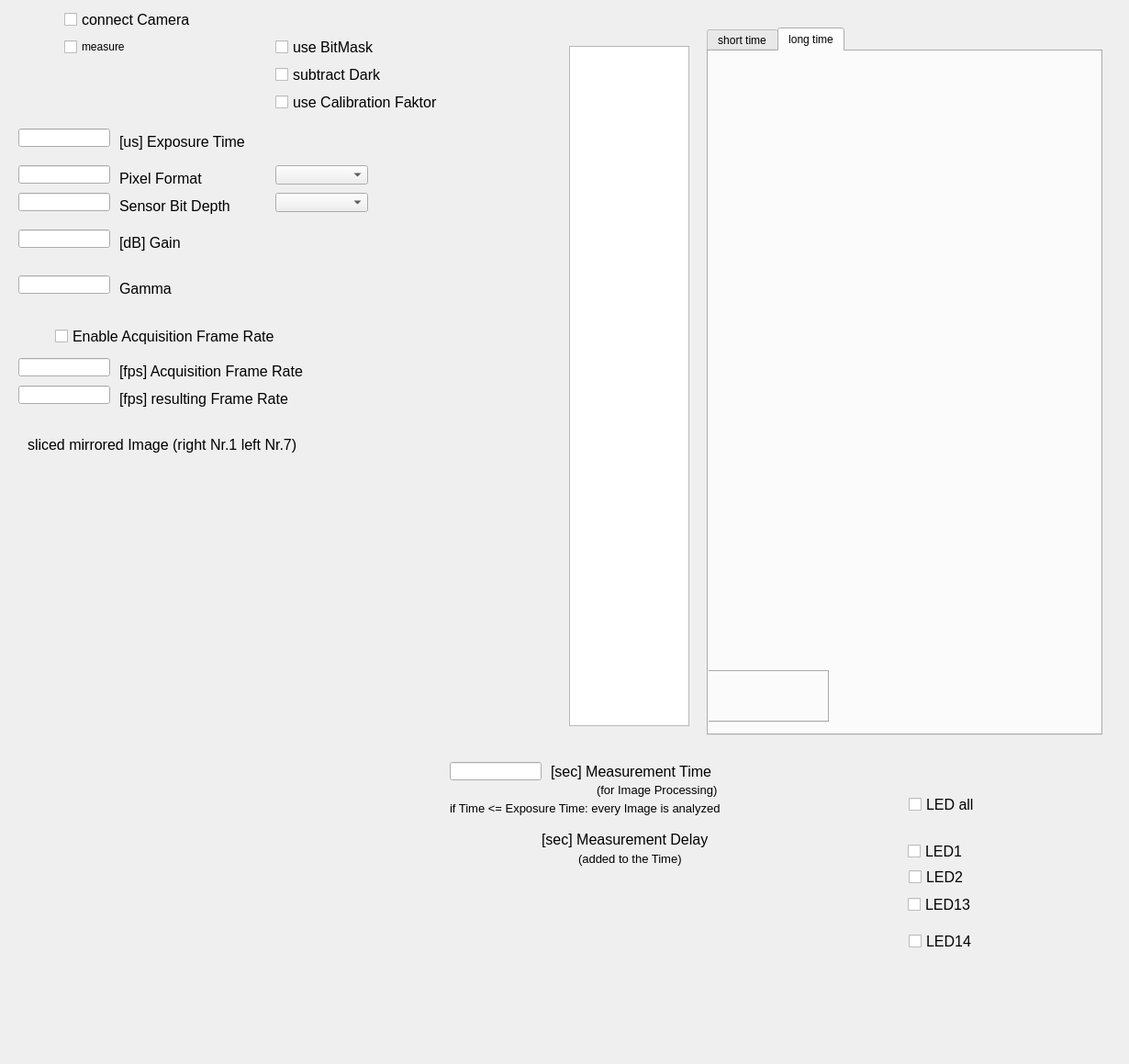
<?xml version="1.0" encoding="UTF-8"?>
<ui version="4.0">
 <author>Anna</author>
 <class>Dialog</class>
 <widget class="QDialog" name="Dialog">
  <property name="geometry">
   <rect>
    <x>0</x>
    <y>0</y>
    <width>1230</width>
    <height>1159</height>
   </rect>
  </property>
  <property name="windowTitle">
   <string>Dialog</string>
  </property>
  <property name="autoFillBackground">
   <bool>true</bool>
  </property>
  <widget class="caTable" name="catable">
   <property name="geometry">
    <rect>
     <x>620</x>
     <y>50</y>
     <width>131</width>
     <height>741</height>
    </rect>
   </property>
   <property name="channels" stdset="0">
    <string>ARIDI-BLM01:LOSS1;ARIDI-BLM01:LOSS2;ARIDI-BLM01:LOSS3;ARIDI-BLM01:LOSS4;ARIDI-BLM01:LOSS5;ARIDI-BLM01:LOSS6;ARIDI-BLM01:LOSS7;ARIDI-BLM01:LOSS8;ARIDI-BLM01:LOSS9;ARIDI-BLM01:LOSS10;ARIDI-BLM01:LOSS11;ARIDI-BLM01:LOSS12;ARIDI-BLM01:LOSS13;ARIDI-BLM01:LOSS14;ARIDI-BLM01:LOSS15;ARIDI-BLM01:LOSS16;ARIDI-BLM01:LOSS17;ARIDI-BLM01:LOSS18;ARIDI-BLM01:LOSS19;ARIDI-BLM01:LOSS20;ARIDI-BLM01:LOSS21;ARIDI-BLM01:LOSS22;ARIDI-BLM01:LOSS23;ARIDI-BLM01:LOSS24;ARIDI-BLM01:LOSS25;ARIDI-BLM01:LOSS26;ARIDI-BLM01:LOSS27;ARIDI-BLM01:LOSS28</string>
   </property>
   <property name="columnSizes">
    <string notr="true">7x4</string>
   </property>
  </widget>
  <widget class="caLed" name="caled_6">
   <property name="geometry">
    <rect>
     <x>958</x>
     <y>970</y>
     <width>31</width>
     <height>30</height>
    </rect>
   </property>
   <property name="channel" stdset="0">
    <string notr="true">ARIDI-BLM01:LED13</string>
   </property>
  </widget>
  <widget class="caToggleButton" name="catogglebutton_6">
   <property name="geometry">
    <rect>
     <x>989</x>
     <y>970</y>
     <width>81</width>
     <height>30</height>
    </rect>
   </property>
   <property name="font">
    <font>
     <pointsize>12</pointsize>
    </font>
   </property>
   <property name="text">
    <string>LED13</string>
   </property>
   <property name="channel" stdset="0">
    <string notr="true">ARIDI-BLM01:LED13</string>
   </property>
   <property name="fontScaleMode" stdset="0">
    <enum>caToggleButton::None</enum>
   </property>
  </widget>
  <widget class="caLed" name="caled_5">
   <property name="geometry">
    <rect>
     <x>960</x>
     <y>911</y>
     <width>31</width>
     <height>34</height>
    </rect>
   </property>
   <property name="channel" stdset="0">
    <string notr="true">ARIDI-BLM01:LED1</string>
   </property>
  </widget>
  <widget class="caToggleButton" name="catogglebutton_5">
   <property name="geometry">
    <rect>
     <x>989</x>
     <y>910</y>
     <width>80</width>
     <height>34</height>
    </rect>
   </property>
   <property name="font">
    <font>
     <pointsize>12</pointsize>
    </font>
   </property>
   <property name="text">
    <string>LED1</string>
   </property>
   <property name="channel" stdset="0">
    <string notr="true">ARIDI-BLM01:LED1</string>
   </property>
   <property name="fontScaleMode" stdset="0">
    <enum>caToggleButton::None</enum>
   </property>
  </widget>
  <widget class="caLed" name="caled_7">
   <property name="geometry">
    <rect>
     <x>960</x>
     <y>861</y>
     <width>31</width>
     <height>32</height>
    </rect>
   </property>
   <property name="channel" stdset="0">
    <string notr="true">ARIDI-BLM01:LEDall</string>
   </property>
  </widget>
  <widget class="caToggleButton" name="catogglebutton_7">
   <property name="geometry">
    <rect>
     <x>990</x>
     <y>860</y>
     <width>92</width>
     <height>32</height>
    </rect>
   </property>
   <property name="font">
    <font>
     <pointsize>12</pointsize>
    </font>
   </property>
   <property name="mouseTracking">
    <bool>true</bool>
   </property>
   <property name="acceptDrops">
    <bool>false</bool>
   </property>
   <property name="text">
    <string>LED all</string>
   </property>
   <property name="channel" stdset="0">
    <string notr="true">ARIDI-BLM01:LEDall</string>
   </property>
   <property name="fontScaleMode" stdset="0">
    <enum>caToggleButton::None</enum>
   </property>
  </widget>
  <widget class="caToggleButton" name="catogglebutton_3">
   <property name="geometry">
    <rect>
     <x>70</x>
     <y>40</y>
     <width>91</width>
     <height>22</height>
    </rect>
   </property>
   <property name="text">
    <string>measure</string>
   </property>
   <property name="channel" stdset="0">
    <string notr="true">ARIDI-BLM01:CAM-measure</string>
   </property>
   <property name="fontScaleMode" stdset="0">
    <enum>caToggleButton::None</enum>
   </property>
  </widget>
  <widget class="caLed" name="caled_3">
   <property name="geometry">
    <rect>
     <x>30</x>
     <y>6</y>
     <width>30</width>
     <height>30</height>
    </rect>
   </property>
   <property name="channel" stdset="0">
    <string notr="true">ARIDI-BLM01:isConnected</string>
   </property>
  </widget>
  <widget class="caLed" name="caled_4">
   <property name="geometry">
    <rect>
     <x>30</x>
     <y>35</y>
     <width>30</width>
     <height>30</height>
    </rect>
   </property>
   <property name="channel" stdset="0">
    <string notr="true">ARIDI-BLM01:CAM-isMeasuring</string>
   </property>
  </widget>
  <widget class="caToggleButton" name="catogglebutton_4">
   <property name="geometry">
    <rect>
     <x>70</x>
     <y>10</y>
     <width>161</width>
     <height>22</height>
    </rect>
   </property>
   <property name="font">
    <font>
     <pointsize>12</pointsize>
    </font>
   </property>
   <property name="autoFillBackground">
    <bool>true</bool>
   </property>
   <property name="text">
    <string>connect Camera</string>
   </property>
   <property name="channel" stdset="0">
    <string notr="true">ARIDI-BLM01:connect</string>
   </property>
   <property name="fontScaleMode" stdset="0">
    <enum>caToggleButton::None</enum>
   </property>
  </widget>
  <widget class="caNumeric" name="canumeric_2">
   <property name="geometry">
    <rect>
     <x>300</x>
     <y>130</y>
     <width>111</width>
     <height>41</height>
    </rect>
   </property>
   <property name="integerDigits" stdset="0">
    <number>8</number>
   </property>
   <property name="decimalDigits" stdset="0">
    <number>0</number>
   </property>
   <property name="channel" stdset="0">
    <string notr="true">ARIDI-BLM01:CAM-EXPT</string>
   </property>
   <property name="limitsMode">
    <enum>caNumeric::User</enum>
   </property>
   <property name="maxValue">
    <double>20000000.000000000000000</double>
   </property>
   <property name="minValue">
    <double>0.000000000000000</double>
   </property>
  </widget>
  <widget class="caMenu" name="camenu_2">
   <property name="geometry">
    <rect>
     <x>300</x>
     <y>180</y>
     <width>101</width>
     <height>21</height>
    </rect>
   </property>
   <property name="editable">
    <bool>false</bool>
   </property>
   <property name="channel" stdset="0">
    <string notr="true">ARIDI-BLM01:CAM-Pformat</string>
   </property>
   <property name="channelMask" stdset="0">
    <string notr="true"/>
   </property>
   <property name="labelDisplay">
    <bool>false</bool>
   </property>
  </widget>
  <widget class="caMenu" name="camenu_3">
   <property name="geometry">
    <rect>
     <x>300</x>
     <y>210</y>
     <width>101</width>
     <height>21</height>
    </rect>
   </property>
   <property name="editable">
    <bool>false</bool>
   </property>
   <property name="frame">
    <bool>true</bool>
   </property>
   <property name="channel" stdset="0">
    <string notr="true">ARIDI-BLM01:CAM-SenBitD</string>
   </property>
   <property name="channelMask" stdset="0">
    <string notr="true"/>
   </property>
   <property name="labelDisplay">
    <bool>false</bool>
   </property>
  </widget>
  <widget class="caLabel" name="calabel">
   <property name="geometry">
    <rect>
     <x>130</x>
     <y>180</y>
     <width>111</width>
     <height>28</height>
    </rect>
   </property>
   <property name="font">
    <font>
     <pointsize>12</pointsize>
    </font>
   </property>
   <property name="text">
    <string>Pixel Format</string>
   </property>
   <property name="alignment">
    <set>Qt::AlignLeading|Qt::AlignLeft|Qt::AlignVCenter</set>
   </property>
   <property name="fontScaleMode">
    <enum>ESimpleLabel::None</enum>
   </property>
  </widget>
  <widget class="caLabel" name="calabel_2">
   <property name="geometry">
    <rect>
     <x>130</x>
     <y>210</y>
     <width>161</width>
     <height>28</height>
    </rect>
   </property>
   <property name="font">
    <font>
     <pointsize>12</pointsize>
    </font>
   </property>
   <property name="text">
    <string>Sensor Bit Depth</string>
   </property>
   <property name="alignment">
    <set>Qt::AlignLeading|Qt::AlignLeft|Qt::AlignVCenter</set>
   </property>
   <property name="fontScaleMode">
    <enum>ESimpleLabel::None</enum>
   </property>
  </widget>
  <widget class="caLabel" name="calabel_3">
   <property name="geometry">
    <rect>
     <x>130</x>
     <y>140</y>
     <width>171</width>
     <height>28</height>
    </rect>
   </property>
   <property name="font">
    <font>
     <pointsize>12</pointsize>
    </font>
   </property>
   <property name="text">
    <string>[us] Exposure Time</string>
   </property>
   <property name="alignment">
    <set>Qt::AlignLeading|Qt::AlignLeft|Qt::AlignVCenter</set>
   </property>
   <property name="fontScaleMode">
    <enum>ESimpleLabel::None</enum>
   </property>
  </widget>
  <widget class="caLineEdit" name="calineedit_4">
   <property name="geometry">
    <rect>
     <x>20</x>
     <y>210</y>
     <width>100</width>
     <height>20</height>
    </rect>
   </property>
   <property name="readOnly">
    <bool>true</bool>
   </property>
   <property name="channel" stdset="0">
    <string notr="true">ARIDI-BLM01:CAM-SenBitD</string>
   </property>
   <property name="framePresent" stdset="0">
    <bool>false</bool>
   </property>
   <property name="unitsEnabled">
    <bool>false</bool>
   </property>
  </widget>
  <widget class="caLineEdit" name="calineedit_5">
   <property name="geometry">
    <rect>
     <x>20</x>
     <y>180</y>
     <width>100</width>
     <height>20</height>
    </rect>
   </property>
   <property name="readOnly">
    <bool>true</bool>
   </property>
   <property name="channel" stdset="0">
    <string notr="true">ARIDI-BLM01:CAM-Pformat</string>
   </property>
   <property name="framePresent" stdset="0">
    <bool>false</bool>
   </property>
   <property name="unitsEnabled">
    <bool>false</bool>
   </property>
  </widget>
  <widget class="caLineEdit" name="calineedit_6">
   <property name="geometry">
    <rect>
     <x>20</x>
     <y>390</y>
     <width>100</width>
     <height>20</height>
    </rect>
   </property>
   <property name="readOnly">
    <bool>true</bool>
   </property>
   <property name="channel" stdset="0">
    <string notr="true">ARIDI-BLM01:CAM-acqFR</string>
   </property>
   <property name="framePresent" stdset="0">
    <bool>false</bool>
   </property>
   <property name="unitsEnabled">
    <bool>false</bool>
   </property>
  </widget>
  <widget class="caToggleButton" name="catogglebutton_9">
   <property name="geometry">
    <rect>
     <x>60</x>
     <y>350</y>
     <width>281</width>
     <height>32</height>
    </rect>
   </property>
   <property name="font">
    <font>
     <pointsize>12</pointsize>
    </font>
   </property>
   <property name="text">
    <string>Enable Acquisition Frame Rate</string>
   </property>
   <property name="channel" stdset="0">
    <string notr="true">ARIDI-BLM01:CAM-EacqFR</string>
   </property>
   <property name="fontScaleMode" stdset="0">
    <enum>caToggleButton::None</enum>
   </property>
  </widget>
  <widget class="caLabel" name="calabel_4">
   <property name="geometry">
    <rect>
     <x>130</x>
     <y>390</y>
     <width>241</width>
     <height>28</height>
    </rect>
   </property>
   <property name="font">
    <font>
     <pointsize>12</pointsize>
    </font>
   </property>
   <property name="layoutDirection">
    <enum>Qt::LeftToRight</enum>
   </property>
   <property name="text">
    <string>[fps] Acquisition Frame Rate</string>
   </property>
   <property name="alignment">
    <set>Qt::AlignLeading|Qt::AlignLeft|Qt::AlignVCenter</set>
   </property>
   <property name="fontScaleMode">
    <enum>ESimpleLabel::None</enum>
   </property>
  </widget>
  <widget class="caNumeric" name="canumeric_3">
   <property name="geometry">
    <rect>
     <x>370</x>
     <y>380</y>
     <width>121</width>
     <height>41</height>
    </rect>
   </property>
   <property name="integerDigits" stdset="0">
    <number>7</number>
   </property>
   <property name="channel" stdset="0">
    <string notr="true">ARIDI-BLM01:CAM-acqFR</string>
   </property>
   <property name="precisionMode">
    <enum>caNumeric::User</enum>
   </property>
   <property name="fixedFormat">
    <bool>true</bool>
   </property>
   <property name="maxValue">
    <double>1000000.000000000000000</double>
   </property>
   <property name="minValue">
    <double>0.000000000000000</double>
   </property>
  </widget>
  <widget class="caLineEdit" name="calineedit_7">
   <property name="geometry">
    <rect>
     <x>20</x>
     <y>420</y>
     <width>100</width>
     <height>20</height>
    </rect>
   </property>
   <property name="readOnly">
    <bool>true</bool>
   </property>
   <property name="channel" stdset="0">
    <string notr="true">ARIDI-BLM01:CAM-FR</string>
   </property>
   <property name="framePresent" stdset="0">
    <bool>false</bool>
   </property>
   <property name="unitsEnabled">
    <bool>false</bool>
   </property>
  </widget>
  <widget class="caLabel" name="calabel_5">
   <property name="geometry">
    <rect>
     <x>130</x>
     <y>420</y>
     <width>241</width>
     <height>28</height>
    </rect>
   </property>
   <property name="font">
    <font>
     <pointsize>12</pointsize>
    </font>
   </property>
   <property name="text">
    <string>[fps] resulting Frame Rate </string>
   </property>
   <property name="alignment">
    <set>Qt::AlignLeading|Qt::AlignLeft|Qt::AlignVCenter</set>
   </property>
   <property name="fontScaleMode">
    <enum>ESimpleLabel::None</enum>
   </property>
  </widget>
  <widget class="caLineEdit" name="calineedit_8">
   <property name="geometry">
    <rect>
     <x>20</x>
     <y>250</y>
     <width>100</width>
     <height>20</height>
    </rect>
   </property>
   <property name="readOnly">
    <bool>true</bool>
   </property>
   <property name="channel" stdset="0">
    <string notr="true">ARIDI-BLM01:CAM-GAIN</string>
   </property>
  </widget>
  <widget class="caLabel" name="calabel_6">
   <property name="geometry">
    <rect>
     <x>130</x>
     <y>250</y>
     <width>91</width>
     <height>28</height>
    </rect>
   </property>
   <property name="font">
    <font>
     <pointsize>12</pointsize>
    </font>
   </property>
   <property name="text">
    <string>[dB] Gain </string>
   </property>
   <property name="scaledContents">
    <bool>false</bool>
   </property>
   <property name="alignment">
    <set>Qt::AlignLeading|Qt::AlignLeft|Qt::AlignVCenter</set>
   </property>
   <property name="fontScaleMode">
    <enum>ESimpleLabel::None</enum>
   </property>
  </widget>
  <widget class="caLabel" name="calabel_7">
   <property name="geometry">
    <rect>
     <x>130</x>
     <y>300</y>
     <width>81</width>
     <height>28</height>
    </rect>
   </property>
   <property name="font">
    <font>
     <pointsize>12</pointsize>
    </font>
   </property>
   <property name="layoutDirection">
    <enum>Qt::LeftToRight</enum>
   </property>
   <property name="text">
    <string>Gamma</string>
   </property>
   <property name="textFormat">
    <enum>Qt::AutoText</enum>
   </property>
   <property name="alignment">
    <set>Qt::AlignLeading|Qt::AlignLeft|Qt::AlignVCenter</set>
   </property>
   <property name="fontScaleMode">
    <enum>ESimpleLabel::None</enum>
   </property>
  </widget>
  <widget class="caLineEdit" name="calineedit_9">
   <property name="geometry">
    <rect>
     <x>20</x>
     <y>300</y>
     <width>100</width>
     <height>20</height>
    </rect>
   </property>
   <property name="readOnly">
    <bool>true</bool>
   </property>
   <property name="channel" stdset="0">
    <string notr="true">ARIDI-BLM01:CAM-GAMMA</string>
   </property>
  </widget>
  <widget class="caLed" name="caled_9">
   <property name="geometry">
    <rect>
     <x>20</x>
     <y>350</y>
     <width>31</width>
     <height>32</height>
    </rect>
   </property>
   <property name="channel" stdset="0">
    <string notr="true">ARIDI-BLM01:CAM-EacqFR</string>
   </property>
  </widget>
  <widget class="QTabWidget" name="tabWidget_2">
   <property name="geometry">
    <rect>
     <x>770</x>
     <y>30</y>
     <width>431</width>
     <height>771</height>
    </rect>
   </property>
   <property name="currentIndex">
    <number>1</number>
   </property>
   <widget class="QWidget" name="tab_3">
    <attribute name="title">
     <string>short time</string>
    </attribute>
    <widget class="caStripPlot" name="castripplot_8">
     <property name="geometry">
      <rect>
       <x>10</x>
       <y>10</y>
       <width>405</width>
       <height>233</height>
      </rect>
     </property>
     <property name="channels" stdset="0">
      <string>ARIDI-BLM01:LOSS1;ARIDI-BLM01:LOSS2;ARIDI-BLM01:LOSS3;ARIDI-BLM01:LOSS4</string>
     </property>
     <property name="period">
      <double>360.000000000000000</double>
     </property>
     <property name="YAxisScaling" stdset="0">
      <enum>caStripPlot::autoScale</enum>
     </property>
     <property name="YaxisLimitsMax_1">
      <double>100000000.000000000000000</double>
     </property>
     <property name="color_1">
      <color>
       <red>255</red>
       <green>192</green>
       <blue>0</blue>
      </color>
     </property>
     <property name="YaxisLimitsMax_2">
      <double>100000000.000000000000000</double>
     </property>
     <property name="color_2">
      <color>
       <red>146</red>
       <green>208</green>
       <blue>80</blue>
      </color>
     </property>
     <property name="YaxisLimitsMax_3">
      <double>100000000.000000000000000</double>
     </property>
     <property name="color_3">
      <color>
       <red>0</red>
       <green>176</green>
       <blue>80</blue>
      </color>
     </property>
     <property name="YaxisLimitsMax_4">
      <double>100000000.000000000000000</double>
     </property>
     <property name="color_4">
      <color>
       <red>0</red>
       <green>176</green>
       <blue>240</blue>
      </color>
     </property>
     <property name="YaxisLimitsMax_5">
      <double>100000000.000000000000000</double>
     </property>
     <property name="color_5">
      <color>
       <red>0</red>
       <green>112</green>
       <blue>192</blue>
      </color>
     </property>
     <property name="YaxisLimitsMax_6">
      <double>100000000.000000000000000</double>
     </property>
     <property name="background">
      <color>
       <red>255</red>
       <green>255</green>
       <blue>255</blue>
      </color>
     </property>
    </widget>
    <widget class="caStripPlot" name="castripplot_2">
     <property name="geometry">
      <rect>
       <x>10</x>
       <y>250</y>
       <width>405</width>
       <height>233</height>
      </rect>
     </property>
     <property name="channels" stdset="0">
      <string>ARIDI-BLM01:LOSS5;ARIDI-BLM01:LOSS6;ARIDI-BLM01:LOSS7</string>
     </property>
     <property name="period">
      <double>360.000000000000000</double>
     </property>
     <property name="YAxisScaling" stdset="0">
      <enum>caStripPlot::autoScale</enum>
     </property>
     <property name="YaxisLimitsMax_1">
      <double>100000000.000000000000000</double>
     </property>
     <property name="color_1">
      <color>
       <red>0</red>
       <green>112</green>
       <blue>192</blue>
      </color>
     </property>
     <property name="YaxisLimitsMax_2">
      <double>100000000.000000000000000</double>
     </property>
     <property name="color_2">
      <color>
       <red>0</red>
       <green>32</green>
       <blue>96</blue>
      </color>
     </property>
     <property name="YaxisLimitsMax_3">
      <double>100000000.000000000000000</double>
     </property>
     <property name="color_3">
      <color>
       <red>112</red>
       <green>48</green>
       <blue>160</blue>
      </color>
     </property>
     <property name="YaxisLimitsMax_4">
      <double>100000000.000000000000000</double>
     </property>
     <property name="color_4">
      <color>
       <red>0</red>
       <green>176</green>
       <blue>240</blue>
      </color>
     </property>
     <property name="YaxisLimitsMax_5">
      <double>100000000.000000000000000</double>
     </property>
     <property name="color_5">
      <color>
       <red>0</red>
       <green>112</green>
       <blue>192</blue>
      </color>
     </property>
     <property name="YaxisLimitsMax_6">
      <double>100000000.000000000000000</double>
     </property>
     <property name="background">
      <color>
       <red>255</red>
       <green>255</green>
       <blue>255</blue>
      </color>
     </property>
    </widget>
    <widget class="caStripPlot" name="castripplot_3">
     <property name="geometry">
      <rect>
       <x>10</x>
       <y>490</y>
       <width>405</width>
       <height>233</height>
      </rect>
     </property>
     <property name="channels" stdset="0">
      <string>ARIDI-BLM01:LOSS8;ARIDI-BLM01:LOSS9;ARIDI-BLM01:LOSS10</string>
     </property>
     <property name="period">
      <double>360.000000000000000</double>
     </property>
     <property name="YAxisScaling" stdset="0">
      <enum>caStripPlot::autoScale</enum>
     </property>
     <property name="YaxisLimitsMax_1">
      <double>100000000.000000000000000</double>
     </property>
     <property name="color_1">
      <color>
       <red>192</red>
       <green>0</green>
       <blue>0</blue>
      </color>
     </property>
     <property name="YaxisLimitsMax_2">
      <double>100000000.000000000000000</double>
     </property>
     <property name="color_2">
      <color>
       <red>255</red>
       <green>0</green>
       <blue>0</blue>
      </color>
     </property>
     <property name="YaxisLimitsMax_3">
      <double>100000000.000000000000000</double>
     </property>
     <property name="color_3">
      <color>
       <red>247</red>
       <green>150</green>
       <blue>70</blue>
      </color>
     </property>
     <property name="YaxisLimitsMax_4">
      <double>100000000.000000000000000</double>
     </property>
     <property name="color_4">
      <color>
       <red>0</red>
       <green>176</green>
       <blue>240</blue>
      </color>
     </property>
     <property name="YaxisLimitsMax_5">
      <double>100000000.000000000000000</double>
     </property>
     <property name="color_5">
      <color>
       <red>0</red>
       <green>112</green>
       <blue>192</blue>
      </color>
     </property>
     <property name="YaxisLimitsMax_6">
      <double>100000000.000000000000000</double>
     </property>
     <property name="background">
      <color>
       <red>255</red>
       <green>255</green>
       <blue>255</blue>
      </color>
     </property>
    </widget>
   </widget>
   <widget class="QWidget" name="tab_4">
    <attribute name="title">
     <string>long time</string>
    </attribute>
    <widget class="caStripPlot" name="castripplot_5">
     <property name="geometry">
      <rect>
       <x>10</x>
       <y>10</y>
       <width>405</width>
       <height>233</height>
      </rect>
     </property>
     <property name="channels" stdset="0">
      <string>ARIDI-BLM01:LOSS1;ARIDI-BLM01:LOSS2;ARIDI-BLM01:LOSS3;ARIDI-BLM01:LOSS4</string>
     </property>
     <property name="units">
      <enum>caStripPlot::Minute</enum>
     </property>
     <property name="period">
      <double>60.000000000000000</double>
     </property>
     <property name="YAxisScaling" stdset="0">
      <enum>caStripPlot::autoScale</enum>
     </property>
     <property name="YaxisLimitsMax_1">
      <double>100000000.000000000000000</double>
     </property>
     <property name="color_1">
      <color>
       <red>255</red>
       <green>192</green>
       <blue>0</blue>
      </color>
     </property>
     <property name="YaxisLimitsMax_2">
      <double>100000000.000000000000000</double>
     </property>
     <property name="color_2">
      <color>
       <red>146</red>
       <green>208</green>
       <blue>80</blue>
      </color>
     </property>
     <property name="YaxisLimitsMax_3">
      <double>100000000.000000000000000</double>
     </property>
     <property name="color_3">
      <color>
       <red>0</red>
       <green>176</green>
       <blue>80</blue>
      </color>
     </property>
     <property name="YaxisLimitsMax_4">
      <double>100000000.000000000000000</double>
     </property>
     <property name="color_4">
      <color>
       <red>0</red>
       <green>176</green>
       <blue>240</blue>
      </color>
     </property>
     <property name="YaxisLimitsMax_5">
      <double>100000000.000000000000000</double>
     </property>
     <property name="color_5">
      <color>
       <red>0</red>
       <green>112</green>
       <blue>192</blue>
      </color>
     </property>
     <property name="YaxisLimitsMax_6">
      <double>100000000.000000000000000</double>
     </property>
     <property name="background">
      <color>
       <red>255</red>
       <green>255</green>
       <blue>255</blue>
      </color>
     </property>
    </widget>
    <widget class="caStripPlot" name="castripplot_6">
     <property name="geometry">
      <rect>
       <x>10</x>
       <y>250</y>
       <width>405</width>
       <height>233</height>
      </rect>
     </property>
     <property name="channels" stdset="0">
      <string>ARIDI-BLM01:LOSS5;ARIDI-BLM01:LOSS6;ARIDI-BLM01:LOSS7</string>
     </property>
     <property name="units">
      <enum>caStripPlot::Minute</enum>
     </property>
     <property name="period">
      <double>60.000000000000000</double>
     </property>
     <property name="YAxisScaling" stdset="0">
      <enum>caStripPlot::autoScale</enum>
     </property>
     <property name="YaxisLimitsMax_1">
      <double>100000000.000000000000000</double>
     </property>
     <property name="color_1">
      <color>
       <red>0</red>
       <green>112</green>
       <blue>192</blue>
      </color>
     </property>
     <property name="YaxisLimitsMax_2">
      <double>100000000.000000000000000</double>
     </property>
     <property name="color_2">
      <color>
       <red>0</red>
       <green>32</green>
       <blue>96</blue>
      </color>
     </property>
     <property name="YaxisLimitsMax_3">
      <double>100000000.000000000000000</double>
     </property>
     <property name="color_3">
      <color>
       <red>112</red>
       <green>48</green>
       <blue>160</blue>
      </color>
     </property>
     <property name="YaxisLimitsMax_4">
      <double>100000000.000000000000000</double>
     </property>
     <property name="color_4">
      <color>
       <red>0</red>
       <green>176</green>
       <blue>240</blue>
      </color>
     </property>
     <property name="YaxisLimitsMax_5">
      <double>100000000.000000000000000</double>
     </property>
     <property name="color_5">
      <color>
       <red>0</red>
       <green>112</green>
       <blue>192</blue>
      </color>
     </property>
     <property name="YaxisLimitsMax_6">
      <double>100000000.000000000000000</double>
     </property>
     <property name="background">
      <color>
       <red>255</red>
       <green>255</green>
       <blue>255</blue>
      </color>
     </property>
    </widget>
    <widget class="caStripPlot" name="castripplot_7">
     <property name="geometry">
      <rect>
       <x>10</x>
       <y>490</y>
       <width>405</width>
       <height>233</height>
      </rect>
     </property>
     <property name="channels" stdset="0">
      <string>ARIDI-BLM01:LOSS8;ARIDI-BLM01:LOSS9;ARIDI-BLM01:LOSS10</string>
     </property>
     <property name="units">
      <enum>caStripPlot::Minute</enum>
     </property>
     <property name="period">
      <double>60.000000000000000</double>
     </property>
     <property name="YAxisScaling" stdset="0">
      <enum>caStripPlot::autoScale</enum>
     </property>
     <property name="YaxisLimitsMax_1">
      <double>100000000.000000000000000</double>
     </property>
     <property name="color_1">
      <color>
       <red>192</red>
       <green>0</green>
       <blue>0</blue>
      </color>
     </property>
     <property name="YaxisLimitsMax_2">
      <double>100000000.000000000000000</double>
     </property>
     <property name="color_2">
      <color>
       <red>255</red>
       <green>0</green>
       <blue>0</blue>
      </color>
     </property>
     <property name="YaxisLimitsMax_3">
      <double>100000000.000000000000000</double>
     </property>
     <property name="color_3">
      <color>
       <red>247</red>
       <green>150</green>
       <blue>70</blue>
      </color>
     </property>
     <property name="YaxisLimitsMax_4">
      <double>100000000.000000000000000</double>
     </property>
     <property name="color_4">
      <color>
       <red>0</red>
       <green>176</green>
       <blue>240</blue>
      </color>
     </property>
     <property name="YaxisLimitsMax_5">
      <double>100000000.000000000000000</double>
     </property>
     <property name="color_5">
      <color>
       <red>0</red>
       <green>112</green>
       <blue>192</blue>
      </color>
     </property>
     <property name="YaxisLimitsMax_6">
      <double>100000000.000000000000000</double>
     </property>
     <property name="background">
      <color>
       <red>255</red>
       <green>255</green>
       <blue>255</blue>
      </color>
     </property>
    </widget>
    <widget class="QTabWidget" name="tabWidget">
     <property name="geometry">
      <rect>
       <x>-240</x>
       <y>650</y>
       <width>371</width>
       <height>81</height>
      </rect>
     </property>
     <property name="currentIndex">
      <number>1</number>
     </property>
     <widget class="QWidget" name="tab_2">
      <attribute name="title">
       <string>Measurement</string>
      </attribute>
     </widget>
     <widget class="QWidget" name="tab_6">
      <attribute name="title">
       <string>PRO Mode</string>
      </attribute>
     </widget>
    </widget>
   </widget>
  </widget>
  <widget class="caLed" name="caled_10">
   <property name="geometry">
    <rect>
     <x>959</x>
     <y>940</y>
     <width>31</width>
     <height>30</height>
    </rect>
   </property>
   <property name="channel" stdset="0">
    <string notr="true">ARIDI-BLM01:LED2</string>
   </property>
  </widget>
  <widget class="caToggleButton" name="catogglebutton_10">
   <property name="geometry">
    <rect>
     <x>990</x>
     <y>940</y>
     <width>74</width>
     <height>30</height>
    </rect>
   </property>
   <property name="font">
    <font>
     <pointsize>12</pointsize>
    </font>
   </property>
   <property name="text">
    <string>LED2</string>
   </property>
   <property name="channel" stdset="0">
    <string notr="true">ARIDI-BLM01:LED2</string>
   </property>
   <property name="fontScaleMode" stdset="0">
    <enum>caToggleButton::None</enum>
   </property>
  </widget>
  <widget class="caLed" name="caled_11">
   <property name="geometry">
    <rect>
     <x>959</x>
     <y>1010</y>
     <width>31</width>
     <height>30</height>
    </rect>
   </property>
   <property name="channel" stdset="0">
    <string notr="true">ARIDI-BLM01:LED14</string>
   </property>
  </widget>
  <widget class="caToggleButton" name="catogglebutton_11">
   <property name="geometry">
    <rect>
     <x>990</x>
     <y>1010</y>
     <width>81</width>
     <height>30</height>
    </rect>
   </property>
   <property name="font">
    <font>
     <pointsize>12</pointsize>
    </font>
   </property>
   <property name="text">
    <string>LED14</string>
   </property>
   <property name="channel" stdset="0">
    <string notr="true">ARIDI-BLM01:LED14</string>
   </property>
   <property name="fontScaleMode" stdset="0">
    <enum>caToggleButton::None</enum>
   </property>
  </widget>
  <widget class="caCamera" name="cacamera">
   <property name="geometry">
    <rect>
     <x>20</x>
     <y>500</y>
     <width>451</width>
     <height>241</height>
    </rect>
   </property>
   <property name="channelData" stdset="0">
    <string notr="true">ARIDI-BLM01:CAM-IMAGE</string>
   </property>
   <property name="channelWidth" stdset="0">
    <string notr="true">ARIDI-BLM01:CAM-IMAGEx</string>
   </property>
   <property name="channelHeight" stdset="0">
    <string notr="true">ARIDI-BLM01:CAM-IMAGEy</string>
   </property>
   <property name="minLevel">
    <string notr="true">0</string>
   </property>
  </widget>
  <widget class="caLabel" name="calabel_8">
   <property name="geometry">
    <rect>
     <x>30</x>
     <y>470</y>
     <width>361</width>
     <height>28</height>
    </rect>
   </property>
   <property name="font">
    <font>
     <pointsize>12</pointsize>
    </font>
   </property>
   <property name="text">
    <string>sliced mirrored Image (right Nr.1 left Nr.7)</string>
   </property>
   <property name="alignment">
    <set>Qt::AlignLeading|Qt::AlignLeft|Qt::AlignVCenter</set>
   </property>
   <property name="fontScaleMode">
    <enum>ESimpleLabel::None</enum>
   </property>
  </widget>
  <widget class="caToggleButton" name="catogglebutton_12">
   <property name="geometry">
    <rect>
     <x>300</x>
     <y>40</y>
     <width>161</width>
     <height>22</height>
    </rect>
   </property>
   <property name="font">
    <font>
     <pointsize>12</pointsize>
    </font>
   </property>
   <property name="text">
    <string>use BitMask</string>
   </property>
   <property name="channel" stdset="0">
    <string notr="true">ARIDI-BLM01:useBitMask</string>
   </property>
   <property name="fontScaleMode" stdset="0">
    <enum>caToggleButton::None</enum>
   </property>
  </widget>
  <widget class="caToggleButton" name="catogglebutton_13">
   <property name="geometry">
    <rect>
     <x>300</x>
     <y>70</y>
     <width>161</width>
     <height>22</height>
    </rect>
   </property>
   <property name="font">
    <font>
     <pointsize>12</pointsize>
    </font>
   </property>
   <property name="text">
    <string>subtract Dark</string>
   </property>
   <property name="channel" stdset="0">
    <string notr="true">ARIDI-BLM01:useDark</string>
   </property>
   <property name="fontScaleMode" stdset="0">
    <enum>caToggleButton::None</enum>
   </property>
  </widget>
  <widget class="caToggleButton" name="catogglebutton_14">
   <property name="geometry">
    <rect>
     <x>300</x>
     <y>100</y>
     <width>211</width>
     <height>22</height>
    </rect>
   </property>
   <property name="font">
    <font>
     <pointsize>12</pointsize>
    </font>
   </property>
   <property name="text">
    <string>use Calibration Faktor</string>
   </property>
   <property name="channel" stdset="0">
    <string notr="true">ARIDI-BLM01:useCalA</string>
   </property>
   <property name="fontScaleMode" stdset="0">
    <enum>caToggleButton::None</enum>
   </property>
  </widget>
  <widget class="caLineEdit" name="calineedit_11">
   <property name="geometry">
    <rect>
     <x>20</x>
     <y>140</y>
     <width>100</width>
     <height>20</height>
    </rect>
   </property>
   <property name="readOnly">
    <bool>true</bool>
   </property>
   <property name="channel" stdset="0">
    <string notr="true">ARIDI-BLM01:CAM-EXPT</string>
   </property>
   <property name="unitsEnabled">
    <bool>true</bool>
   </property>
  </widget>
  <widget class="caLineEdit" name="calineedit_10">
   <property name="geometry">
    <rect>
     <x>490</x>
     <y>830</y>
     <width>100</width>
     <height>20</height>
    </rect>
   </property>
   <property name="toolTip">
    <string/>
   </property>
   <property name="statusTip">
    <string/>
   </property>
   <property name="whatsThis">
    <string/>
   </property>
   <property name="accessibleName">
    <string/>
   </property>
   <property name="accessibleDescription">
    <string/>
   </property>
   <property name="text">
    <string/>
   </property>
   <property name="readOnly">
    <bool>true</bool>
   </property>
   <property name="placeholderText">
    <string/>
   </property>
   <property name="channel" stdset="0">
    <string notr="true">ARIDI-BLM01:Meas-time</string>
   </property>
   <property name="unitsEnabled">
    <bool>false</bool>
   </property>
  </widget>
  <widget class="caNumeric" name="canumeric_8">
   <property name="enabled">
    <bool>true</bool>
   </property>
   <property name="geometry">
    <rect>
     <x>490</x>
     <y>900</y>
     <width>100</width>
     <height>50</height>
    </rect>
   </property>
   <property name="decimalDigits" stdset="0">
    <number>2</number>
   </property>
   <property name="channel" stdset="0">
    <string notr="true">ARIDI-BLM01:Meas-delay</string>
   </property>
   <property name="fixedFormat">
    <bool>false</bool>
   </property>
  </widget>
  <widget class="caNumeric" name="canumeric_6">
   <property name="geometry">
    <rect>
     <x>300</x>
     <y>240</y>
     <width>91</width>
     <height>41</height>
    </rect>
   </property>
   <property name="decimalDigits" stdset="0">
    <number>2</number>
   </property>
   <property name="digitsFontScaleEnabled">
    <bool>false</bool>
   </property>
   <property name="channel" stdset="0">
    <string notr="true">ARIDI-BLM01:CAM-GAIN</string>
   </property>
   <property name="precisionMode">
    <enum>caNumeric::User</enum>
   </property>
   <property name="fixedFormat">
    <bool>true</bool>
   </property>
   <property name="maxValue">
    <double>48.000000000000000</double>
   </property>
   <property name="minValue">
    <double>0.000000000000000</double>
   </property>
  </widget>
  <widget class="caNumeric" name="canumeric_9">
   <property name="geometry">
    <rect>
     <x>300</x>
     <y>290</y>
     <width>91</width>
     <height>41</height>
    </rect>
   </property>
   <property name="integerDigits" stdset="0">
    <number>1</number>
   </property>
   <property name="decimalDigits" stdset="0">
    <number>2</number>
   </property>
   <property name="channel" stdset="0">
    <string notr="true">ARIDI-BLM01:CAM-GAMMA</string>
   </property>
   <property name="colorMode">
    <enum>caNumeric::Static</enum>
   </property>
   <property name="precisionMode">
    <enum>caNumeric::User</enum>
   </property>
   <property name="fixedFormat">
    <bool>true</bool>
   </property>
   <property name="maxValue">
    <double>4.000000000000000</double>
   </property>
   <property name="minValue">
    <double>0.000000000000000</double>
   </property>
  </widget>
  <widget class="caLabel" name="calabel_9">
   <property name="geometry">
    <rect>
     <x>600</x>
     <y>830</y>
     <width>211</width>
     <height>21</height>
    </rect>
   </property>
   <property name="font">
    <font>
     <pointsize>12</pointsize>
    </font>
   </property>
   <property name="layoutDirection">
    <enum>Qt::LeftToRight</enum>
   </property>
   <property name="text">
    <string>[sec] Measurement Time</string>
   </property>
   <property name="alignment">
    <set>Qt::AlignLeading|Qt::AlignLeft|Qt::AlignVCenter</set>
   </property>
   <property name="fontScaleMode">
    <enum>ESimpleLabel::None</enum>
   </property>
  </widget>
  <widget class="caLabel" name="calabel_10">
   <property name="geometry">
    <rect>
     <x>590</x>
     <y>900</y>
     <width>231</width>
     <height>28</height>
    </rect>
   </property>
   <property name="font">
    <font>
     <pointsize>12</pointsize>
    </font>
   </property>
   <property name="layoutDirection">
    <enum>Qt::LeftToRight</enum>
   </property>
   <property name="text">
    <string>[sec] Measurement Delay</string>
   </property>
   <property name="alignment">
    <set>Qt::AlignLeading|Qt::AlignLeft|Qt::AlignVCenter</set>
   </property>
   <property name="fontScaleMode">
    <enum>ESimpleLabel::None</enum>
   </property>
  </widget>
  <widget class="QLabel" name="label">
   <property name="geometry">
    <rect>
     <x>630</x>
     <y>920</y>
     <width>161</width>
     <height>31</height>
    </rect>
   </property>
   <property name="font">
    <font>
     <pointsize>10</pointsize>
    </font>
   </property>
   <property name="text">
    <string>(added to the Time)</string>
   </property>
  </widget>
  <widget class="QLabel" name="label_3">
   <property name="geometry">
    <rect>
     <x>650</x>
     <y>850</y>
     <width>151</width>
     <height>21</height>
    </rect>
   </property>
   <property name="font">
    <font>
     <pointsize>10</pointsize>
    </font>
   </property>
   <property name="text">
    <string>(for Image Processing) </string>
   </property>
  </widget>
  <widget class="QLabel" name="label_4">
   <property name="geometry">
    <rect>
     <x>760</x>
     <y>870</y>
     <width>151</width>
     <height>21</height>
    </rect>
   </property>
   <property name="font">
    <font>
     <pointsize>10</pointsize>
    </font>
   </property>
   <property name="text">
    <string/>
   </property>
  </widget>
  <widget class="QLabel" name="label_5">
   <property name="geometry">
    <rect>
     <x>490</x>
     <y>870</y>
     <width>361</width>
     <height>21</height>
    </rect>
   </property>
   <property name="font">
    <font>
     <pointsize>10</pointsize>
    </font>
   </property>
   <property name="text">
    <string> if Time &lt;= Exposure Time: every Image is analyzed</string>
   </property>
  </widget>
 </widget>
 <layoutdefault spacing="6" margin="9"/>
 <customwidgets>
  <customwidget>
   <class>QwtPlot</class>
   <extends>QFrame</extends>
   <header>qwt_plot.h</header>
  </customwidget>
  <customwidget>
   <class>caNumeric</class>
   <extends>QFrame</extends>
   <header>caNumeric</header>
  </customwidget>
  <customwidget>
   <class>caMenu</class>
   <extends>QComboBox</extends>
   <header>caMenu</header>
  </customwidget>
  <customwidget>
   <class>caToggleButton</class>
   <extends>QCheckBox</extends>
   <header>caToggleButton</header>
  </customwidget>
  <customwidget>
   <class>caLabel</class>
   <extends>QLabel</extends>
   <header>caLabel</header>
  </customwidget>
  <customwidget>
   <class>caLed</class>
   <extends>QWidget</extends>
   <header>caLed</header>
  </customwidget>
  <customwidget>
   <class>caLineEdit</class>
   <extends>QLineEdit</extends>
   <header>caLineEdit</header>
  </customwidget>
  <customwidget>
   <class>caStripPlot</class>
   <extends>QwtPlot</extends>
   <header>caStripPlot</header>
  </customwidget>
  <customwidget>
   <class>caTable</class>
   <extends>QTableWidget</extends>
   <header>caTable</header>
  </customwidget>
  <customwidget>
   <class>caCamera</class>
   <extends>QWidget</extends>
   <header>caCamera</header>
  </customwidget>
 </customwidgets>
 <tabstops>
  <tabstop>catogglebutton_4</tabstop>
  <tabstop>catogglebutton_5</tabstop>
  <tabstop>catogglebutton_7</tabstop>
  <tabstop>catogglebutton_3</tabstop>
  <tabstop>catogglebutton_6</tabstop>
  <tabstop>canumeric_2</tabstop>
  <tabstop>camenu_2</tabstop>
  <tabstop>camenu_3</tabstop>
  <tabstop>catogglebutton_9</tabstop>
  <tabstop>canumeric_3</tabstop>
  <tabstop>tabWidget_2</tabstop>
  <tabstop>catogglebutton_10</tabstop>
  <tabstop>catogglebutton_11</tabstop>
  <tabstop>tabWidget</tabstop>
  <tabstop>catogglebutton_12</tabstop>
 </tabstops>
 <resources/>
 <connections/>
 <designerdata>
  <property name="gridDeltaX">
   <number>10</number>
  </property>
  <property name="gridDeltaY">
   <number>10</number>
  </property>
  <property name="gridSnapX">
   <bool>true</bool>
  </property>
  <property name="gridSnapY">
   <bool>true</bool>
  </property>
  <property name="gridVisible">
   <bool>true</bool>
  </property>
 </designerdata>
</ui>
